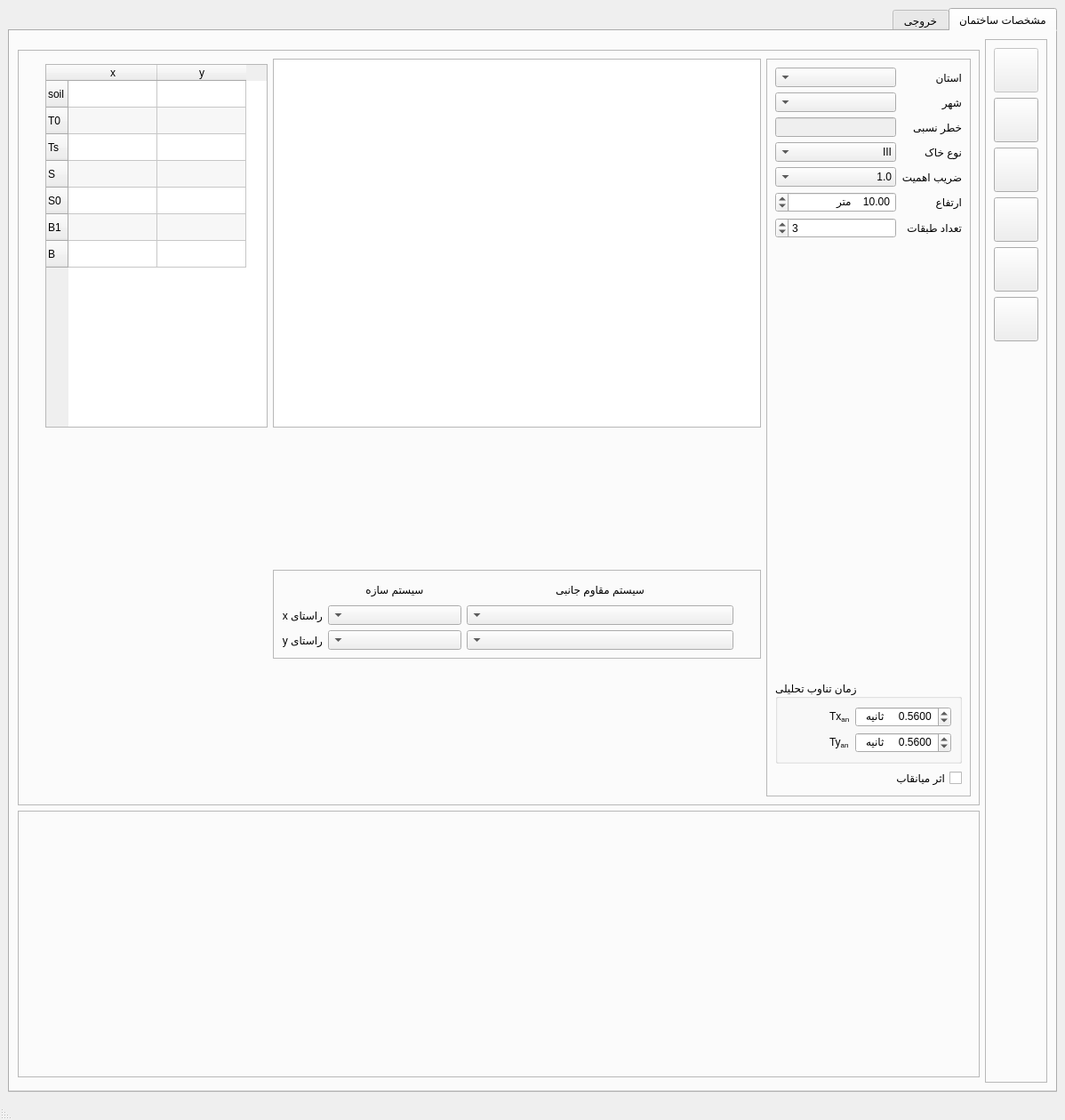
<?xml version="1.0" encoding="UTF-8"?>
<ui version="4.0">
 <class>mainWindow</class>
 <widget class="QMainWindow" name="mainWindow">
  <property name="geometry">
   <rect>
    <x>0</x>
    <y>0</y>
    <width>1198</width>
    <height>1260</height>
   </rect>
  </property>
  <property name="sizePolicy">
   <sizepolicy hsizetype="Preferred" vsizetype="Preferred">
    <horstretch>0</horstretch>
    <verstretch>0</verstretch>
   </sizepolicy>
  </property>
  <property name="maximumSize">
   <size>
    <width>2000</width>
    <height>2200</height>
   </size>
  </property>
  <property name="windowTitle">
   <string>ضریب زلزله ویرایش چهارم ۲۸۰۰</string>
  </property>
  <property name="windowIcon">
   <iconset>
    <normaloff>images/cfactor.png</normaloff>images/cfactor.png</iconset>
  </property>
  <property name="layoutDirection">
   <enum>Qt::RightToLeft</enum>
  </property>
  <property name="iconSize">
   <size>
    <width>20</width>
    <height>20</height>
   </size>
  </property>
  <widget class="QWidget" name="centralwidget">
   <layout class="QGridLayout" name="gridLayout_4">
    <item row="0" column="0">
     <widget class="QTabWidget" name="tabWidget">
      <property name="currentIndex">
       <number>0</number>
      </property>
      <widget class="QWidget" name="tab">
       <attribute name="title">
        <string>مشخصات ساختمان</string>
       </attribute>
       <layout class="QGridLayout" name="gridLayout_2">
        <item row="3" column="2">
         <widget class="QFrame" name="draw_frame">
          <property name="minimumSize">
           <size>
            <width>600</width>
            <height>300</height>
           </size>
          </property>
          <property name="frameShape">
           <enum>QFrame::StyledPanel</enum>
          </property>
          <property name="frameShadow">
           <enum>QFrame::Raised</enum>
          </property>
         </widget>
        </item>
        <item row="0" column="0" rowspan="5">
         <widget class="QFrame" name="frame_5">
          <property name="frameShape">
           <enum>QFrame::StyledPanel</enum>
          </property>
          <property name="frameShadow">
           <enum>QFrame::Raised</enum>
          </property>
          <layout class="QVBoxLayout" name="verticalLayout_2">
           <item>
            <widget class="QPushButton" name="pushButton_7">
             <property name="enabled">
              <bool>false</bool>
             </property>
             <property name="minimumSize">
              <size>
               <width>50</width>
               <height>50</height>
              </size>
             </property>
             <property name="text">
              <string/>
             </property>
             <property name="icon">
              <iconset>
               <normaloff>images/export_etabs.png</normaloff>images/export_etabs.png</iconset>
             </property>
             <property name="iconSize">
              <size>
               <width>50</width>
               <height>50</height>
              </size>
             </property>
             <property name="shortcut">
              <string>Ctrl+S</string>
             </property>
            </widget>
           </item>
           <item>
            <widget class="QPushButton" name="pushButton_2">
             <property name="minimumSize">
              <size>
               <width>50</width>
               <height>50</height>
              </size>
             </property>
             <property name="text">
              <string/>
             </property>
             <property name="icon">
              <iconset>
               <normaloff>images/file_extension_pdf.png</normaloff>images/file_extension_pdf.png</iconset>
             </property>
             <property name="iconSize">
              <size>
               <width>30</width>
               <height>30</height>
              </size>
             </property>
            </widget>
           </item>
           <item>
            <widget class="QPushButton" name="pushButton">
             <property name="minimumSize">
              <size>
               <width>50</width>
               <height>50</height>
              </size>
             </property>
             <property name="text">
              <string/>
             </property>
             <property name="icon">
              <iconset>
               <normaloff>images/report_word.png</normaloff>images/report_word.png</iconset>
             </property>
             <property name="iconSize">
              <size>
               <width>30</width>
               <height>30</height>
              </size>
             </property>
            </widget>
           </item>
           <item>
            <widget class="QPushButton" name="pushButton_3">
             <property name="minimumSize">
              <size>
               <width>50</width>
               <height>50</height>
              </size>
             </property>
             <property name="text">
              <string/>
             </property>
             <property name="icon">
              <iconset>
               <normaloff>images/excel_exports.png</normaloff>images/excel_exports.png</iconset>
             </property>
             <property name="iconSize">
              <size>
               <width>30</width>
               <height>30</height>
              </size>
             </property>
            </widget>
           </item>
           <item>
            <widget class="QPushButton" name="pushButton_4">
             <property name="minimumSize">
              <size>
               <width>50</width>
               <height>50</height>
              </size>
             </property>
             <property name="text">
              <string/>
             </property>
             <property name="icon">
              <iconset>
               <normaloff>images/file_extension_html.png</normaloff>images/file_extension_html.png</iconset>
             </property>
             <property name="iconSize">
              <size>
               <width>30</width>
               <height>30</height>
              </size>
             </property>
            </widget>
           </item>
           <item>
            <widget class="QPushButton" name="pushButton_6">
             <property name="minimumSize">
              <size>
               <width>50</width>
               <height>50</height>
              </size>
             </property>
             <property name="text">
              <string/>
             </property>
             <property name="icon">
              <iconset>
               <normaloff>images/file_extension_png.png</normaloff>images/file_extension_png.png</iconset>
             </property>
             <property name="iconSize">
              <size>
               <width>30</width>
               <height>30</height>
              </size>
             </property>
            </widget>
           </item>
           <item>
            <spacer name="verticalSpacer_2">
             <property name="orientation">
              <enum>Qt::Vertical</enum>
             </property>
             <property name="sizeHint" stdset="0">
              <size>
               <width>20</width>
               <height>40</height>
              </size>
             </property>
            </spacer>
           </item>
          </layout>
          <zorder>pushButton</zorder>
          <zorder>pushButton_3</zorder>
          <zorder>pushButton_4</zorder>
          <zorder>pushButton_6</zorder>
          <zorder>verticalSpacer_2</zorder>
          <zorder>pushButton_2</zorder>
          <zorder>pushButton_7</zorder>
         </widget>
        </item>
        <item row="2" column="2">
         <widget class="QFrame" name="frame_4">
          <property name="frameShape">
           <enum>QFrame::StyledPanel</enum>
          </property>
          <property name="frameShadow">
           <enum>QFrame::Raised</enum>
          </property>
          <layout class="QGridLayout" name="gridLayout_6">
           <item row="2" column="1">
            <widget class="QFrame" name="frame_3">
             <property name="minimumSize">
              <size>
               <width>530</width>
               <height>0</height>
              </size>
             </property>
             <property name="maximumSize">
              <size>
               <width>600</width>
               <height>100</height>
              </size>
             </property>
             <property name="layoutDirection">
              <enum>Qt::RightToLeft</enum>
             </property>
             <property name="frameShape">
              <enum>QFrame::StyledPanel</enum>
             </property>
             <property name="frameShadow">
              <enum>QFrame::Raised</enum>
             </property>
             <layout class="QGridLayout" name="gridLayout">
              <item row="2" column="1">
               <widget class="QComboBox" name="yLateralBox">
                <property name="minimumSize">
                 <size>
                  <width>300</width>
                  <height>0</height>
                 </size>
                </property>
               </widget>
              </item>
              <item row="2" column="2">
               <widget class="QComboBox" name="ySystemBox">
                <property name="minimumSize">
                 <size>
                  <width>150</width>
                  <height>0</height>
                 </size>
                </property>
               </widget>
              </item>
              <item row="2" column="3">
               <widget class="QLabel" name="label_25">
                <property name="text">
                 <string>راستای y</string>
                </property>
               </widget>
              </item>
              <item row="1" column="1">
               <widget class="QComboBox" name="xLateralBox">
                <property name="minimumSize">
                 <size>
                  <width>300</width>
                  <height>0</height>
                 </size>
                </property>
               </widget>
              </item>
              <item row="1" column="2">
               <widget class="QComboBox" name="xSystemBox">
                <property name="minimumSize">
                 <size>
                  <width>150</width>
                  <height>0</height>
                 </size>
                </property>
               </widget>
              </item>
              <item row="0" column="1">
               <widget class="QLabel" name="label_8">
                <property name="text">
                 <string>سیستم مقاوم جانبی</string>
                </property>
                <property name="alignment">
                 <set>Qt::AlignCenter</set>
                </property>
               </widget>
              </item>
              <item row="1" column="3">
               <widget class="QLabel" name="label_23">
                <property name="text">
                 <string>راستای x</string>
                </property>
               </widget>
              </item>
              <item row="0" column="2">
               <widget class="QLabel" name="label_7">
                <property name="text">
                 <string>سیستم سازه</string>
                </property>
                <property name="alignment">
                 <set>Qt::AlignCenter</set>
                </property>
               </widget>
              </item>
              <item row="1" column="0">
               <spacer name="horizontalSpacer">
                <property name="orientation">
                 <enum>Qt::Horizontal</enum>
                </property>
                <property name="sizeHint" stdset="0">
                 <size>
                  <width>40</width>
                  <height>20</height>
                 </size>
                </property>
               </spacer>
              </item>
             </layout>
            </widget>
           </item>
           <item row="1" column="3">
            <spacer name="horizontalSpacer_3">
             <property name="orientation">
              <enum>Qt::Horizontal</enum>
             </property>
             <property name="sizeHint" stdset="0">
              <size>
               <width>40</width>
               <height>20</height>
              </size>
             </property>
            </spacer>
           </item>
           <item row="0" column="1" rowspan="2">
            <widget class="QTableView" name="structure_properties_table">
             <property name="minimumSize">
              <size>
               <width>530</width>
               <height>320</height>
              </size>
             </property>
             <property name="maximumSize">
              <size>
               <width>600</width>
               <height>1000</height>
              </size>
             </property>
             <property name="layoutDirection">
              <enum>Qt::LeftToRight</enum>
             </property>
            </widget>
           </item>
           <item row="0" column="0" rowspan="3">
            <widget class="QFrame" name="frame">
             <property name="minimumSize">
              <size>
               <width>230</width>
               <height>0</height>
              </size>
             </property>
             <property name="maximumSize">
              <size>
               <width>250</width>
               <height>16777215</height>
              </size>
             </property>
             <property name="frameShape">
              <enum>QFrame::StyledPanel</enum>
             </property>
             <property name="frameShadow">
              <enum>QFrame::Raised</enum>
             </property>
             <layout class="QGridLayout" name="gridLayout_3">
              <item row="2" column="1">
               <widget class="QLineEdit" name="accText">
                <property name="enabled">
                 <bool>false</bool>
                </property>
               </widget>
              </item>
              <item row="3" column="0">
               <widget class="QLabel" name="label_2">
                <property name="text">
                 <string>نوع خاک</string>
                </property>
               </widget>
              </item>
              <item row="2" column="0">
               <widget class="QLabel" name="label_11">
                <property name="text">
                 <string>خطر نسبی</string>
                </property>
               </widget>
              </item>
              <item row="1" column="0">
               <widget class="QLabel" name="label_6">
                <property name="text">
                 <string>شهر</string>
                </property>
               </widget>
              </item>
              <item row="0" column="0">
               <widget class="QLabel" name="label">
                <property name="text">
                 <string>استان</string>
                </property>
               </widget>
              </item>
              <item row="6" column="1">
               <widget class="QDoubleSpinBox" name="HSpinBox">
                <property name="whatsThis">
                 <string>ارتفاع ساختمان</string>
                </property>
                <property name="suffix">
                 <string>    متر</string>
                </property>
                <property name="minimum">
                 <double>1.000000000000000</double>
                </property>
                <property name="maximum">
                 <double>300.000000000000000</double>
                </property>
                <property name="value">
                 <double>10.000000000000000</double>
                </property>
               </widget>
              </item>
              <item row="0" column="1">
               <widget class="QComboBox" name="ostanBox">
                <property name="minimumSize">
                 <size>
                  <width>130</width>
                  <height>0</height>
                 </size>
                </property>
               </widget>
              </item>
              <item row="10" column="0" colspan="2">
               <widget class="QCheckBox" name="infillCheckBox">
                <property name="toolTip">
                 <string>&lt;html&gt;&lt;head/&gt;&lt;body&gt;&lt;p&gt;فقط برای قابهای خمشی فعال می باشد.&lt;/p&gt;&lt;/body&gt;&lt;/html&gt;</string>
                </property>
                <property name="text">
                 <string>اثر میانقاب</string>
                </property>
               </widget>
              </item>
              <item row="5" column="1">
               <widget class="QComboBox" name="IBox">
                <property name="currentIndex">
                 <number>1</number>
                </property>
                <item>
                 <property name="text">
                  <string>0.8</string>
                 </property>
                </item>
                <item>
                 <property name="text">
                  <string>1.0</string>
                 </property>
                </item>
                <item>
                 <property name="text">
                  <string>1.2</string>
                 </property>
                </item>
                <item>
                 <property name="text">
                  <string>1.4</string>
                 </property>
                </item>
               </widget>
              </item>
              <item row="9" column="0" colspan="2">
               <widget class="QGroupBox" name="tAnalaticalGroupBox">
                <property name="layoutDirection">
                 <enum>Qt::LeftToRight</enum>
                </property>
                <property name="title">
                 <string>زمان تناوب تحلیلی</string>
                </property>
                <property name="checkable">
                 <bool>false</bool>
                </property>
                <layout class="QGridLayout" name="gridLayout_5">
                 <item row="1" column="1">
                  <widget class="QLabel" name="label_10">
                   <property name="text">
                    <string>&lt;html&gt;&lt;head/&gt;&lt;body&gt;&lt;p&gt;Ty&lt;span style=&quot; vertical-align:sub;&quot;&gt;an&lt;/span&gt;&lt;/p&gt;&lt;/body&gt;&lt;/html&gt;</string>
                   </property>
                  </widget>
                 </item>
                 <item row="1" column="2">
                  <widget class="QDoubleSpinBox" name="yTAnalaticalSpinBox">
                   <property name="suffix">
                    <string>     ثانیه</string>
                   </property>
                   <property name="decimals">
                    <number>4</number>
                   </property>
                   <property name="minimum">
                    <double>0.010000000000000</double>
                   </property>
                   <property name="maximum">
                    <double>10.000000000000000</double>
                   </property>
                   <property name="singleStep">
                    <double>0.050000000000000</double>
                   </property>
                   <property name="value">
                    <double>0.560000000000000</double>
                   </property>
                  </widget>
                 </item>
                 <item row="0" column="2">
                  <widget class="QDoubleSpinBox" name="xTAnalaticalSpinBox">
                   <property name="suffix">
                    <string>     ثانیه</string>
                   </property>
                   <property name="decimals">
                    <number>4</number>
                   </property>
                   <property name="minimum">
                    <double>0.010000000000000</double>
                   </property>
                   <property name="maximum">
                    <double>10.000000000000000</double>
                   </property>
                   <property name="singleStep">
                    <double>0.050000000000000</double>
                   </property>
                   <property name="value">
                    <double>0.560000000000000</double>
                   </property>
                  </widget>
                 </item>
                 <item row="0" column="1">
                  <widget class="QLabel" name="label_9">
                   <property name="text">
                    <string>&lt;html&gt;&lt;head/&gt;&lt;body&gt;&lt;p&gt;Tx&lt;span style=&quot; vertical-align:sub;&quot;&gt;an&lt;/span&gt;&lt;/p&gt;&lt;/body&gt;&lt;/html&gt;</string>
                   </property>
                  </widget>
                 </item>
                 <item row="0" column="0">
                  <spacer name="horizontalSpacer_2">
                   <property name="orientation">
                    <enum>Qt::Horizontal</enum>
                   </property>
                   <property name="sizeHint" stdset="0">
                    <size>
                     <width>40</width>
                     <height>20</height>
                    </size>
                   </property>
                  </spacer>
                 </item>
                </layout>
               </widget>
              </item>
              <item row="3" column="1">
               <widget class="QComboBox" name="soilType">
                <property name="currentIndex">
                 <number>2</number>
                </property>
                <item>
                 <property name="text">
                  <string>I</string>
                 </property>
                </item>
                <item>
                 <property name="text">
                  <string>II</string>
                 </property>
                </item>
                <item>
                 <property name="text">
                  <string>III</string>
                 </property>
                </item>
                <item>
                 <property name="text">
                  <string>IV</string>
                 </property>
                </item>
               </widget>
              </item>
              <item row="7" column="0">
               <widget class="QLabel" name="label_5">
                <property name="toolTip">
                 <string>&lt;html&gt;&lt;head/&gt;&lt;body&gt;&lt;p&gt;فقط برای کنترل محدودیت های نوع سیستم جانبی استفاده میشود.&lt;/p&gt;&lt;/body&gt;&lt;/html&gt;</string>
                </property>
                <property name="text">
                 <string>تعداد طبقات</string>
                </property>
               </widget>
              </item>
              <item row="1" column="1">
               <widget class="QComboBox" name="shahrBox">
                <property name="minimumSize">
                 <size>
                  <width>130</width>
                  <height>0</height>
                 </size>
                </property>
               </widget>
              </item>
              <item row="6" column="0">
               <widget class="QLabel" name="label_4">
                <property name="whatsThis">
                 <string>ارتفاع ساختمان</string>
                </property>
                <property name="text">
                 <string>ارتفاع</string>
                </property>
               </widget>
              </item>
              <item row="5" column="0">
               <widget class="QLabel" name="I_label">
                <property name="mouseTracking">
                 <bool>false</bool>
                </property>
                <property name="whatsThis">
                 <string>&lt;!DOCTYPE HTML PUBLIC &quot;-//W3C//DTD HTML 4.0//EN&quot; &quot;http://www.w3.org/TR/REC-html40/strict.dtd&quot;&gt;
&lt;html&gt;&lt;head&gt;&lt;meta name=&quot;qrichtext&quot; content=&quot;1&quot; /&gt;&lt;style type=&quot;text/css&quot;&gt;
p, li { white-space: pre-wrap; }
&lt;/style&gt;&lt;/head&gt;&lt;body style=&quot; font-family:'Noto Sans'; font-size:10pt; font-weight:400; font-style:normal;&quot;&gt;
&lt;p dir='rtl' style=&quot; margin-top:0px; margin-bottom:0px; margin-left:0px; margin-right:0px; -qt-block-indent:0; text-indent:0px;&quot;&gt;&lt;span style=&quot; font-size:12pt; font-weight:600; color:#0000ff;&quot;&gt;گروه۱- ساختمانهای «با اهمیت خیلی زیاد»&lt;/span&gt;&lt;br /&gt;این گروه شامل دو دسته زیر است:&lt;br /&gt;&lt;span style=&quot; font-weight:600; font-style:italic; text-decoration: underline;&quot;&gt;الف - ساختمان های ضروری:&lt;/span&gt;&lt;span style=&quot; font-weight:600; font-style:italic; text-decoration: underline;&quot;&gt; &lt;/span&gt;این گروه شامل ساختمانهایی است که قابل استفاده بودن انها پس از وقوع زلزله اهمیت خاصی دارد و وقفه در بهره برداری از آنها غیرمستقیم موجب افزایش تلفات و خسارات می شود؛ مانند بیمارستان ها و درمانگاه ها، مراکز آتش نشانی، مراکز و تأسیسات آبرسانی، ساختمانهای نیروگاهها و تأسیسات برقرسانی، برج های مراقبت فرودگاهها، مراکز مخابرات، رادیو و تلویزیون، تأسیسات نظامی و انتظامی، مراکز کمکرسانی و به طور کلی تمام ساختمانهایی که استفاده از انها در نجات و امداد مؤثر می باشد. &lt;/p&gt;
&lt;p dir='rtl' style=&quot; margin-top:0px; margin-bottom:0px; margin-left:0px; margin-right:0px; -qt-block-indent:0; text-indent:0px;&quot;&gt;&lt;span style=&quot; font-weight:600; font-style:italic;&quot;&gt;ب - ساختمانهای خطرزا: &lt;/span&gt;این گروه شامل ساختمان ها و تأسیساتی است که خرابی آنها موجب انتشار گسترده مواد سمی و مضر در کوتاهمدت و درازمدت برای محیط زیست می شوند، مانند کارخانه های تولیدکننده مواد شیمیایی خاصی،&lt;br /&gt;&lt;span style=&quot; font-size:12pt; font-weight:600; color:#0000ff;&quot;&gt;گروه ۲- ساختمانهای «با اهمیت زیاد»&lt;/span&gt;&lt;br /&gt;این گروه شامل سه دسته زیر است: &lt;/p&gt;
&lt;p dir='rtl' style=&quot; margin-top:0px; margin-bottom:0px; margin-left:0px; margin-right:0px; -qt-block-indent:0; text-indent:0px;&quot;&gt;&lt;span style=&quot; font-weight:600; font-style:italic;&quot;&gt;الف- ساختمانهایی که خرابی آنها موجب تلفات زیاد می شود:&lt;/span&gt; مانند مدارس، مساجد، استادیومها، سینما و تئاترها، سالن های اجتماعات، فروشگاه های بزرگ، ترمینالهای مسافری و یا هر فضای سرپوشیده دیگری که محل تجمع بیش از ۳۰۰ نفر در زیر یک سقف باشد.&lt;/p&gt;
&lt;p dir='rtl' style=&quot; margin-top:0px; margin-bottom:0px; margin-left:0px; margin-right:0px; -qt-block-indent:0; text-indent:0px;&quot;&gt;&lt;span style=&quot; font-weight:600; font-style:italic;&quot;&gt;ب - ساختمانهایی که خرابی آنها سبب از دست رفتن ثروت ملی میگردد:&lt;/span&gt; مانند موزه ها، کتابخانه ها، و به طور کلی مراکزی که در آنها اسناد و مدارک ملی و یا آثار پر ارزش دیگری نگهداری میشود. &lt;/p&gt;
&lt;p dir='rtl' style=&quot; margin-top:0px; margin-bottom:0px; margin-left:0px; margin-right:0px; -qt-block-indent:0; text-indent:0px;&quot;&gt;&lt;span style=&quot; font-weight:600; font-style:italic;&quot;&gt;پ – ساختمانها و تأسیسات صنعتی&lt;/span&gt; که خرابی آنها موجب آلودگی محیط زیست و یا آتش سوزی وسیع میشود مانند پالایشگاه ها، انبارهای سوخت و مراکز گازرسانی. &lt;/p&gt;
&lt;p dir='rtl' style=&quot; margin-top:0px; margin-bottom:0px; margin-left:0px; margin-right:0px; -qt-block-indent:0; text-indent:0px;&quot;&gt;&lt;span style=&quot; font-size:12pt; font-weight:600; color:#0000ff;&quot;&gt;گروه ۳- ساختمانهای «با اهمیت متوسط»&lt;/span&gt; &lt;/p&gt;
&lt;p dir='rtl' style=&quot; margin-top:0px; margin-bottom:0px; margin-left:0px; margin-right:0px; -qt-block-indent:0; text-indent:0px;&quot;&gt;این گروه ساختمانها شامل کلیه ساختمانهای مشمول این آییننامه، بجز ساختمانهای عنوان شده در سه گروه دیگر می باشند، مانند ساختمانهای مسکونی و اداری و تجاری، هتلها، پارکینگهای چند طبقه، انبارها، کارگاهها، ساختمانهای صنعتی گروه&lt;/p&gt;
&lt;p dir='rtl' style=&quot; margin-top:0px; margin-bottom:0px; margin-left:0px; margin-right:0px; -qt-block-indent:0; text-indent:0px;&quot;&gt;&lt;span style=&quot; font-size:12pt; font-weight:600; color:#0000ff;&quot;&gt; ۴- ساختمانهای «با اهمیت کم»&lt;/span&gt;&lt;span style=&quot; color:#0000ff;&quot;&gt; &lt;/span&gt;&lt;/p&gt;
&lt;p dir='rtl' style=&quot; margin-top:0px; margin-bottom:0px; margin-left:0px; margin-right:0px; -qt-block-indent:0; text-indent:0px;&quot;&gt;این گروه شامل دو دسته زیر است: &lt;/p&gt;
&lt;p dir='rtl' style=&quot; margin-top:0px; margin-bottom:0px; margin-left:0px; margin-right:0px; -qt-block-indent:0; text-indent:0px;&quot;&gt;&lt;span style=&quot; font-weight:600; font-style:italic;&quot;&gt;الف- ساختمانهایی که خسارت نسبتاً کمی از خرابی آنها حادث میشود&lt;/span&gt; و احتمال بروز تلفات جانی انسانی در آنها بسیار کم است، مانند انبارهای کشاورزی و سالن های نگهداری دام. &lt;/p&gt;
&lt;p dir='rtl' style=&quot; margin-top:0px; margin-bottom:0px; margin-left:0px; margin-right:0px; -qt-block-indent:0; text-indent:0px;&quot;&gt;&lt;span style=&quot; font-weight:600; font-style:italic;&quot;&gt;ب - ساختمانهای موقتی&lt;/span&gt; که مدت بهره برداری از آنها کمتر از ۲ سال است.&lt;/p&gt;&lt;/body&gt;&lt;/html&gt;</string>
                </property>
                <property name="text">
                 <string>ضریب اهمیت</string>
                </property>
                <property name="scaledContents">
                 <bool>false</bool>
                </property>
               </widget>
              </item>
              <item row="7" column="1">
               <widget class="QSpinBox" name="storySpinBox">
                <property name="minimum">
                 <number>1</number>
                </property>
                <property name="maximum">
                 <number>100</number>
                </property>
                <property name="value">
                 <number>3</number>
                </property>
               </widget>
              </item>
              <item row="8" column="1">
               <spacer name="verticalSpacer">
                <property name="orientation">
                 <enum>Qt::Vertical</enum>
                </property>
                <property name="sizeHint" stdset="0">
                 <size>
                  <width>20</width>
                  <height>40</height>
                 </size>
                </property>
               </spacer>
              </item>
             </layout>
            </widget>
           </item>
           <item row="1" column="2">
            <widget class="QTableWidget" name="soilPropertiesTable">
             <property name="minimumSize">
              <size>
               <width>250</width>
               <height>250</height>
              </size>
             </property>
             <property name="maximumSize">
              <size>
               <width>200</width>
               <height>600</height>
              </size>
             </property>
             <property name="layoutDirection">
              <enum>Qt::LeftToRight</enum>
             </property>
             <property name="alternatingRowColors">
              <bool>true</bool>
             </property>
             <property name="rowCount">
              <number>7</number>
             </property>
             <property name="columnCount">
              <number>2</number>
             </property>
             <row>
              <property name="text">
               <string>soil</string>
              </property>
             </row>
             <row>
              <property name="text">
               <string>T0</string>
              </property>
             </row>
             <row>
              <property name="text">
               <string>Ts</string>
              </property>
             </row>
             <row>
              <property name="text">
               <string>S</string>
              </property>
             </row>
             <row>
              <property name="text">
               <string>S0</string>
              </property>
             </row>
             <row>
              <property name="text">
               <string>B1</string>
              </property>
             </row>
             <row>
              <property name="text">
               <string>B</string>
              </property>
             </row>
             <column>
              <property name="text">
               <string>x</string>
              </property>
             </column>
             <column>
              <property name="text">
               <string>y</string>
              </property>
             </column>
            </widget>
           </item>
           <item row="2" column="2">
            <spacer name="verticalSpacer_3">
             <property name="orientation">
              <enum>Qt::Vertical</enum>
             </property>
             <property name="sizeHint" stdset="0">
              <size>
               <width>20</width>
               <height>40</height>
              </size>
             </property>
            </spacer>
           </item>
          </layout>
         </widget>
        </item>
       </layout>
      </widget>
      <widget class="QWidget" name="tab_2">
       <attribute name="title">
        <string>خروجی</string>
       </attribute>
       <layout class="QGridLayout" name="gridLayout_7">
        <item row="0" column="0">
         <widget class="QTextEdit" name="textExport">
          <property name="readOnly">
           <bool>true</bool>
          </property>
         </widget>
        </item>
       </layout>
      </widget>
     </widget>
    </item>
   </layout>
  </widget>
  <widget class="QStatusBar" name="statusbar"/>
  <widget class="QMenuBar" name="menuBar">
   <property name="geometry">
    <rect>
     <x>0</x>
     <y>0</y>
     <width>1198</width>
     <height>30</height>
    </rect>
   </property>
  </widget>
  <action name="action_pdf">
   <property name="text">
    <string>خروجی به pdf</string>
   </property>
   <property name="shortcut">
    <string>Ctrl+P</string>
   </property>
   <property name="shortcutContext">
    <enum>Qt::WindowShortcut</enum>
   </property>
  </action>
  <action name="action_word">
   <property name="text">
    <string>خروجی به word</string>
   </property>
  </action>
  <action name="action_Html">
   <property name="text">
    <string>خروجی به Html</string>
   </property>
  </action>
  <action name="action">
   <property name="text">
    <string>خروجی به تصویر</string>
   </property>
  </action>
  <action name="action_2">
   <property name="text">
    <string>خروجی به اکسل</string>
   </property>
  </action>
  <action name="action_3">
   <property name="text">
    <string>درباره نرم افزار</string>
   </property>
  </action>
 </widget>
 <resources/>
 <connections/>
</ui>
